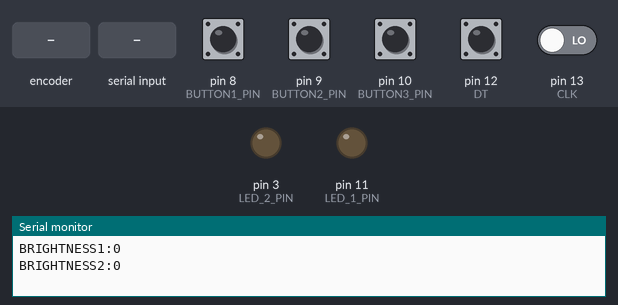
The sketch below on a simulated Arduino Uno, built with avr-gcc and run on an emulated ATmega328P. On the bench: output pins drawn as LEDs (lit = HIGH), the last lines printed to the serial monitor. The test bench sets the inputs (shaded band); at power-on: pin 12 (DT) HIGH, pin 8 (BUTTON1_PIN), pin 9 (BUTTON2_PIN), pin 10 (BUTTON3_PIN), pin 13 (CLK) LOW.

Above: at 1.2 s.
1.3 s: rotary encoder on pin 13 (CLK) / pin 12 (DT) turned 3 steps (first pin leading)
At 1.51 s:
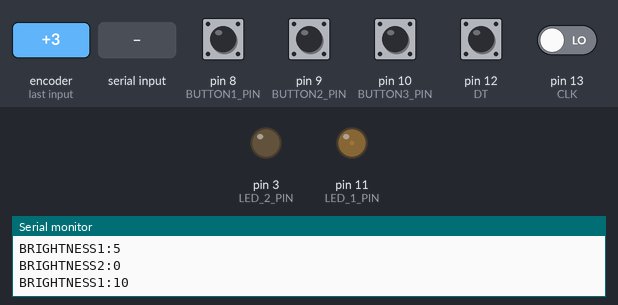
3.4 s: pin 10 (BUTTON3_PIN) pulled HIGH for 0.15 s
At 4.0 s:
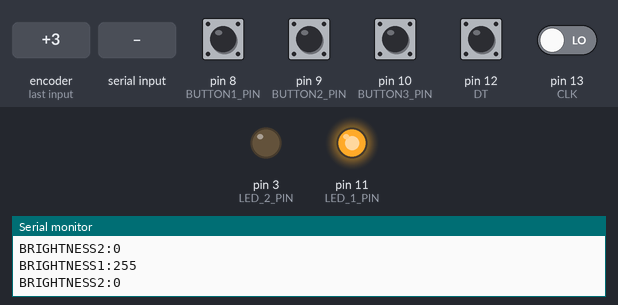
5.0 s: "SET1:90\n" received over Serial
At 5.5 s:
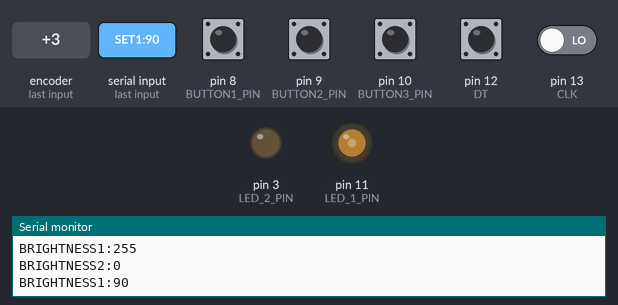
6.5 s: "SET2:90\n" received over Serial
At 7.7 s:
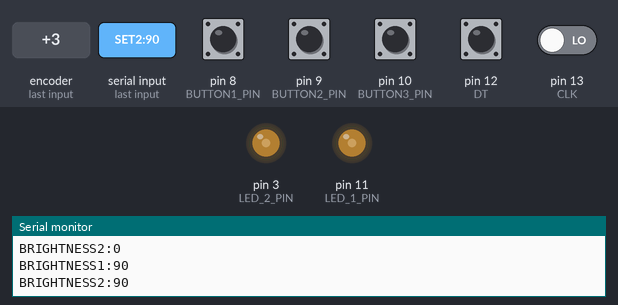
8.0 s: pin 8 (BUTTON1_PIN) pulled HIGH for 0.15 s
At 8.7 s:
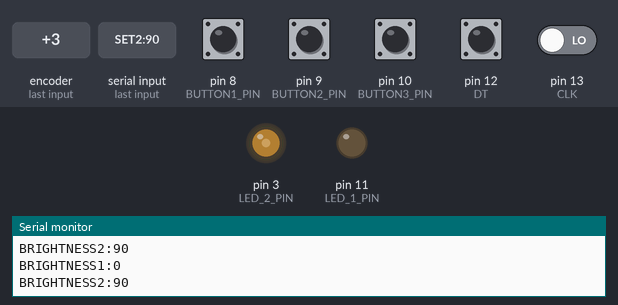
9.6 s: pin 10 (BUTTON3_PIN) pulled HIGH for 1 s
At 9.9 s:
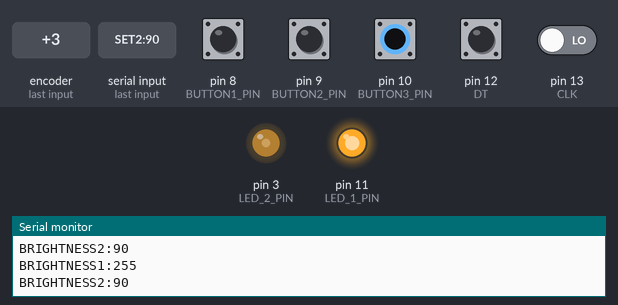
Timing chart, 0 to 12.6 s (numbered marks = the images above; inputs shaded):
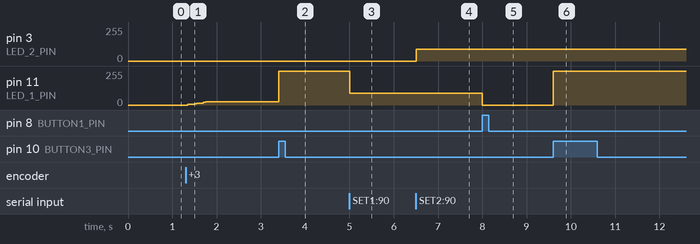

The sketch:

led.ino
```cpp
#include <Arduino.h>

// Pin assignments
#define LED_1_PIN 11
#define LED_2_PIN 3
#define CLK 13
#define DT 12
#define SW 7
#define BUTTON1_PIN 8
#define BUTTON2_PIN 9
#define BUTTON3_PIN 10

// Variables
int brightness1 = 0;         // Brightness for LED 1 (0-255)
int brightness2 = 0;         // Brightness for LED 2 (0-255)
int encoderValue = 0;
int lastStateCLK = LOW;
int currentStateCLK = LOW;
bool brightnessChanged = false;
bool activeLED = 1;          // 1 for LED_1, 0 for LED_2

// Setup
void setup() {
  Serial.begin(9600);
  Serial.println("BRIGHTNESS1:0");
  Serial.println("BRIGHTNESS2:0");

  // Pin modes
  pinMode(LED_1_PIN, OUTPUT);
  pinMode(LED_2_PIN, OUTPUT);
  pinMode(CLK, INPUT);
  pinMode(DT, INPUT);
  pinMode(SW, INPUT_PULLUP);
  pinMode(BUTTON1_PIN, INPUT);
  pinMode(BUTTON2_PIN, INPUT);
  pinMode(BUTTON3_PIN, INPUT);

  // Initial state of encoder
  lastStateCLK = digitalRead(CLK);
}

// Main loop
void loop() {
  // --- Encoder Rotation ---
  currentStateCLK = digitalRead(CLK);
  if (currentStateCLK != lastStateCLK) {
    if (digitalRead(DT) != currentStateCLK) {
      if (activeLED) {
        brightness1 += 5;
      } else {
        brightness2 += 5;
      }
    } else {
      if (activeLED) {
        brightness1 -= 5;
      } else {
        brightness2 -= 5;
      }
    }

    brightness1 = constrain(brightness1, 0, 255);
    brightness2 = constrain(brightness2, 0, 255);
    brightnessChanged = true;
  }
  lastStateCLK = currentStateCLK;

  // --- Button Press ---
  if (digitalRead(BUTTON1_PIN) == HIGH) {
    if (activeLED) {
      brightness1 = 0;
    } else {
      brightness2 = 0;
    }
    brightnessChanged = true;
  }
  if (digitalRead(BUTTON2_PIN) == HIGH) {
    activeLED = !activeLED; // Toggle active LED
    delay(200);             // Debounce delay
  }
  if (digitalRead(BUTTON3_PIN) == HIGH) {
    if (activeLED) {
      brightness1 = 255;
    } else {
      brightness2 = 255;
    }
    brightnessChanged = true;
  }

  // --- Update LED brightness ---
  if (brightnessChanged) {
    analogWrite(LED_1_PIN, brightness1);
    analogWrite(LED_2_PIN, brightness2);
    Serial.println(String("BRIGHTNESS1:") + brightness1);
    Serial.println(String("BRIGHTNESS2:") + brightness2);
    brightnessChanged = false;
  }

  // --- Handle Serial Communication ---
  if (Serial.available()) {
    String input = Serial.readStringUntil('\n');
    if (input.startsWith("SET1:")) {
      brightness1 = constrain(input.substring(5).toInt(), 0, 255);
      analogWrite(LED_1_PIN, brightness1);
      Serial.println(String("BRIGHTNESS1:") + brightness1);
    }
    if (input.startsWith("SET2:")) {
      brightness2 = constrain(input.substring(5).toInt(), 0, 255);
      analogWrite(LED_2_PIN, brightness2);
      Serial.println(String("BRIGHTNESS2:") + brightness2);
    }
  }
}
```

Measured:
- after the input at 1.3 s, pin 11 (LED_1_PIN): 0/255 → 5/255 after 0.05 s, → 15/255 0.15 s later, → 25/255 0.20 s later
- after the input at 3.4 s, pin 11 (LED_1_PIN): 25/255 → 255/255 at once
- after the input at 5.0 s, pin 11 (LED_1_PIN): 255/255 → 90/255 at once
- after the input at 6.5 s, pin 3 (LED_2_PIN): 0/255 → 90/255 at once
- after the input at 8.0 s, pin 11 (LED_1_PIN): 90/255 → 0/255 at once
- after the input at 9.6 s, pin 11 (LED_1_PIN): 0/255 → 255/255 at once
